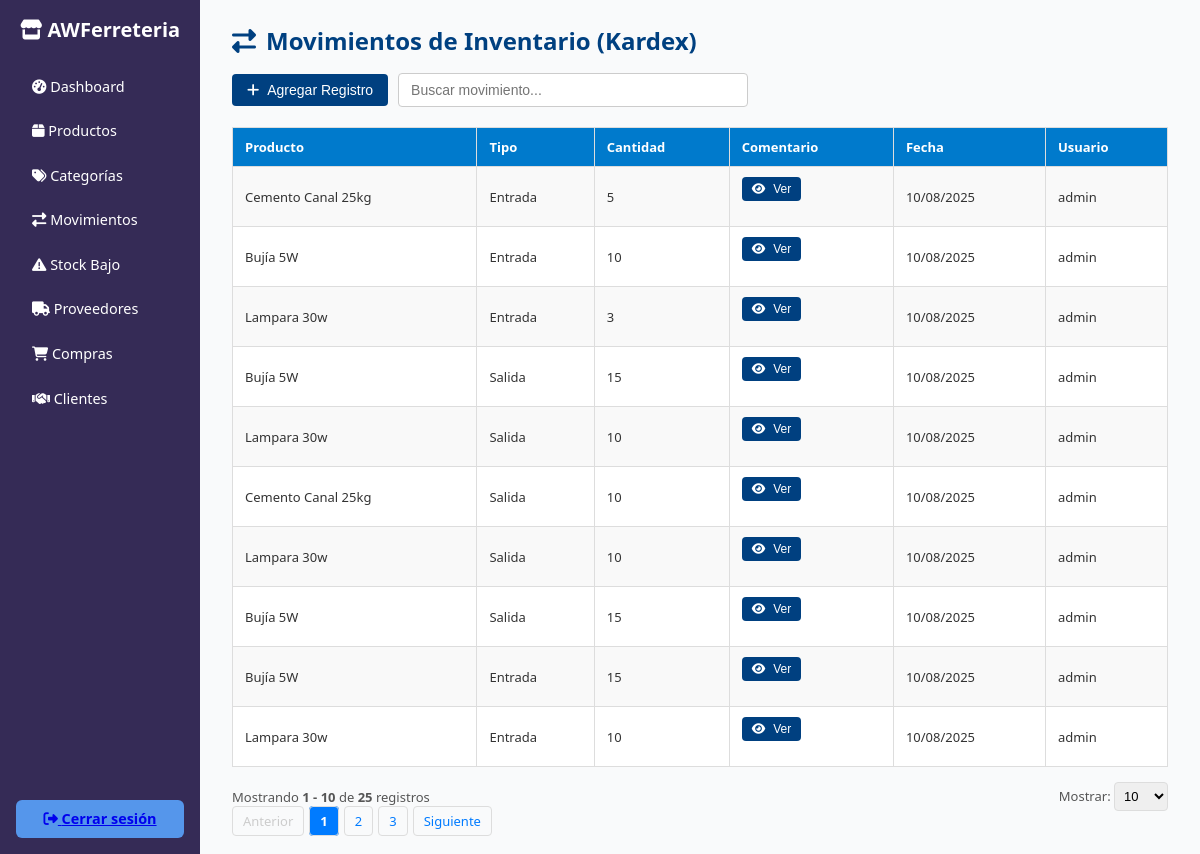
The app's page /inventario/movimientos.php (signed in), older data.
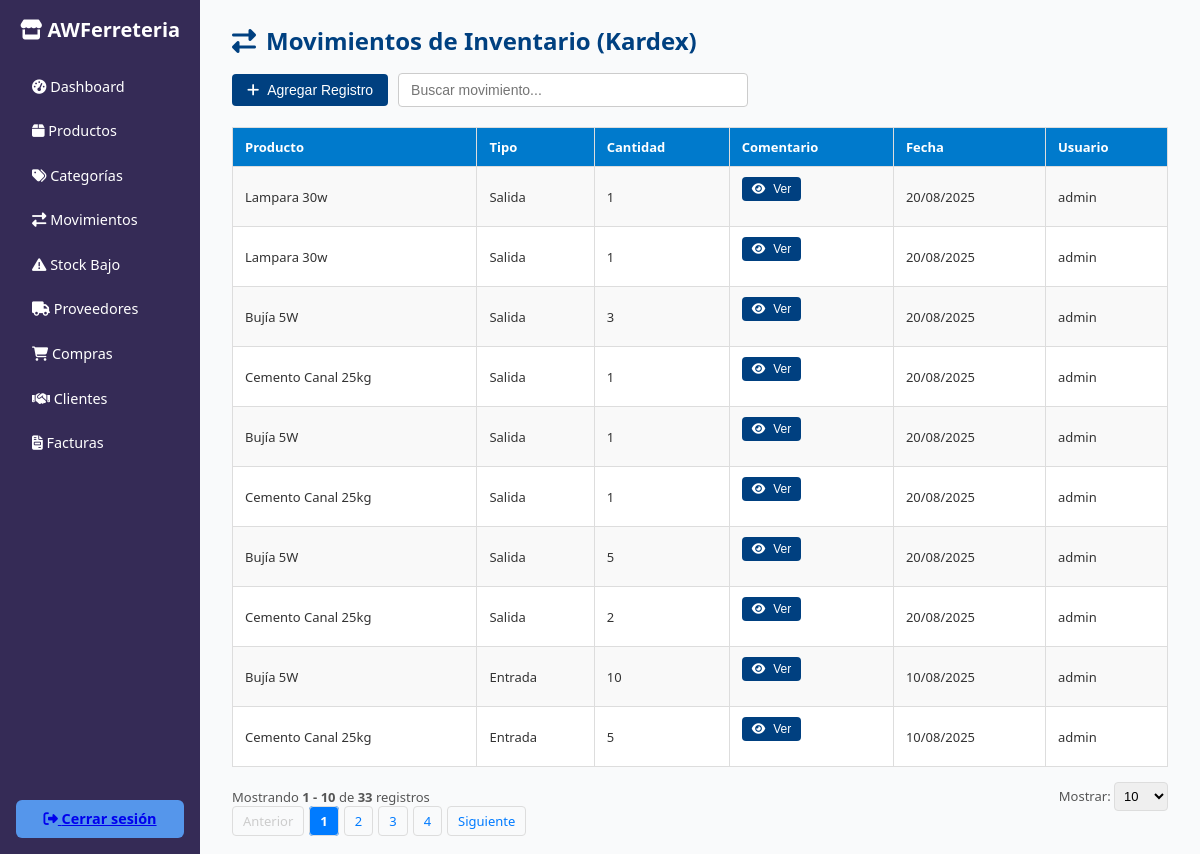
The same page, newer data.
### tables this page shows
CREATE TABLE `movimientos` (
  `idmovimiento` int(11) NOT NULL,
  `idproducto` int(11) NOT NULL,
  `tipo` enum('entrada','salida') NOT NULL,
  `cantidad` int(11) NOT NULL,
  `comentario` varchar(255) DEFAULT NULL,
  `fecha` datetime DEFAULT current_timestamp(),
  `idusuario` int(11) DEFAULT NULL,
  `Activo` bit(1) NOT NULL DEFAULT b'1'
);

CREATE TABLE `productos` (
  `idproducto` int(11) NOT NULL,
  `nombre` varchar(150) NOT NULL,
  `idcategoria` int(11) NOT NULL,
  `descripcion` text DEFAULT NULL,
  `stock` int(11) DEFAULT 0,
  `stock_minimo` int(11) DEFAULT 5,
  `precio` decimal(10,2) NOT NULL,
  `activo` bit(1) DEFAULT b'1',
  `usuarioregistra` int(11) DEFAULT NULL,
  `fecharegistro` datetime DEFAULT current_timestamp(),
  `usuarioactualiza` int(11) DEFAULT NULL,
  `fechaactualizacion` datetime DEFAULT NULL
);

CREATE TABLE `usuarios` (
  `idusuario` int(11) NOT NULL,
  `nombrecompleto` varchar(100) NOT NULL,
  `usuario` varchar(50) NOT NULL,
  `contrasena` varchar(255) NOT NULL,
  `correo` varchar(100) DEFAULT NULL,
  `telefono` varchar(20) DEFAULT NULL,
  `idrol` int(11) NOT NULL,
  `activo` bit(1) NOT NULL DEFAULT b'1',
  `usuarioregistra` int(11) NOT NULL,
  `fecharegistro` datetime NOT NULL DEFAULT current_timestamp(),
  `usuarioactualiza` int(11) DEFAULT NULL,
  `fechaactualizacion` datetime DEFAULT NULL ON UPDATE current_timestamp()
);

### config/seguridad.php (called while the page is built, shortened)
<?php
function obtenerMenusUsuario($idusuario) {
    $conn = getConnection();
    $menus = [];
    $sql = "SELECT usuario, clave FROM vista_permisos_menus WHERE idusuario = ? AND activo = b'1' ORDER BY usuario";
    $stmt = $conn->prepare($sql);
    $stmt->bind_param("i", $idusuario);
    $stmt->execute();
    $result = $stmt->get_result();
    while ($row = $result->fetch_assoc()) {
        $menus[] = $row;
    }
    return $menus;
}
?>

### inventario/movimientos.php (the view, shortened to what the changed rows need)
<?php
require_once('../config/seguridad.php');
$conn = getConnection();
$movimientos = [];
$totalRegistros = 0;
$pagina = isset($_GET['pagina']) ? (int)$_GET['pagina'] : 1;
$porPagina = isset($_GET['por_pagina']) ? (int)$_GET['por_pagina'] : 10;
$offset = ($pagina - 1) * $porPagina;
try {
    $sqlCount = "SELECT COUNT(*) as total FROM movimientos m
                 INNER JOIN productos p ON m.idproducto = p.idproducto
                 INNER JOIN usuarios u ON m.idusuario = u.idusuario";
    $stmtCount = $conn->query($sqlCount);
    $totalRegistros = $stmtCount->fetch_assoc()['total'];
    $totalPaginas = ceil($totalRegistros / $porPagina);
} catch (Exception $e) {
    $totalRegistros = 0;
    $totalPaginas = 1;
}
try {
    $sql = "SELECT m.idmovimiento, p.nombre AS producto, m.tipo, m.cantidad, m.comentario, m.fecha, u.usuario
            FROM movimientos m
            INNER JOIN productos p ON m.idproducto = p.idproducto
            INNER JOIN usuarios u ON m.idusuario = u.idusuario
            ORDER BY m.fecha DESC
            LIMIT ? OFFSET ?";
    $stmt = $conn->prepare($sql);
    $stmt->bind_param("ii", $porPagina, $offset);
    $stmt->execute();
    $result = $stmt->get_result();
    $movimientos = $result->fetch_all(MYSQLI_ASSOC);
} catch (Exception $e) {
    echo "Error al cargar movimientos: " . $e->getMessage();
}
?>
<!DOCTYPE html>
<html lang="es">
<head>
    <link rel="stylesheet" href="https://cdnjs.cloudflare.com/ajax/libs/font-awesome/6.4.0/css/all.min.css">
</head>
<body>
    <div class="container">
        <?php include('../includes/sidebar_inventario.php'); ?>
        <main class="main-content">
            <table id="tablaMovimientos">
                <thead>
                    <tr>
                        <th>Producto</th>
                        <th>Tipo</th>
                        <th>Cantidad</th>
                        <th>Comentario</th>
                        <th>Fecha</th>
                        <th>Usuario</th>
                    </tr>
                </thead>
                <tbody id="tbodyMovimientos">
                <?php if (!empty($movimientos)) : ?>
                    <?php foreach ($movimientos as $mov) : ?>
                    <tr>
                        <td><?= htmlspecialchars($mov['producto']) ?></td>
                        <td><?= ucfirst($mov['tipo']) ?></td>
                        <td><?= $mov['cantidad'] ?></td>
                        <td>
                            <button type="button" class="btn" style="padding: 5px 10px; font-size: 12px;"
                                    onclick="verComentario('<?= addslashes(htmlspecialchars($mov['comentario'])) ?>')">
                                <i class="fas fa-eye"></i> Ver
                            </button>
                        </td>
                        <td><?= date('d/m/Y', strtotime($mov['fecha'])) ?></td>
                        <td><?= $mov['usuario'] ?></td>
                    </tr>
                    <?php endforeach; ?>
                <?php else : ?>
                    <tr><td colspan="7">No hay movimientos registrados.</td></tr>
                <?php endif; ?>
                </tbody>
            </table>
            <?php if ($totalRegistros > 0): ?>
            <div class="pagination-container">
                <div>
                    Mostrando <strong><?= min($offset + 1, $totalRegistros) ?> - <?= min($offset + $porPagina, $totalRegistros) ?></strong>
                    de <strong><?= $totalRegistros ?></strong> registros
                </div>
                <div>
                    <label for="por_pagina">Mostrar: </label>
                    <select id="por_pagina" class="per-page-select" onchange="cambiarPorPagina(this.value)">
                        <option value="10" <?= $porPagina == 10 ? 'selected' : '' ?>>10</option>
                    </select>
                </div>
            </div>
            <ul class="pagination">
                <li><a href="?pagina=<?= max(1, $pagina - 1) ?>&por_pagina=<?= $porPagina ?>" class="<?= $pagina <= 1 ? 'disabled' : '' ?>">Anterior</a></li>
                <?php for ($i = 1; $i <= $totalPaginas; $i++): ?>
                    <li><a href="?pagina=<?= $i ?>&por_pagina=<?= $porPagina ?>" class="<?= $i == $pagina ? 'current' : '' ?>"><?= $i ?></a></li>
                <?php endfor; ?>
                <li><a href="?pagina=<?= min($totalPaginas, $pagina + 1) ?>&por_pagina=<?= $porPagina ?>" class="<?= $pagina >= $totalPaginas ? 'disabled' : '' ?>">Siguiente</a></li>
            </ul>
            <?php endif; ?>
        </main>
    </div>
</body>
</html>

### includes/sidebar_inventario.php (shortened to what the changed rows need)
<?php
require_once('../config/seguridad.php');
$idusuario = $_SESSION['idusuario'];
$menus = obtenerMenusUsuario($idusuario);
$clavesMenus = array_column($menus, 'clave');
?>
<aside class="sidebar">
    <h2><i class="fas fa-store"></i> AWFerreteria</h2>
    <nav>
        <a href="../admin/dashboard_admin.php"><i class="fas fa-tachometer-alt"></i> Dashboard</a>
        <?php if (in_array('2.1.productos', $clavesMenus)): ?>
            <a href="../inventario/productos.php"><i class="fas fa-box"></i> Productos</a>
        <?php endif; ?>
        <?php if (in_array('2.2.categorias', $clavesMenus)): ?>
            <a href="../inventario/categorias.php"><i class="fas fa-tags"></i> Categorías</a>
        <?php endif; ?>
        <?php if (in_array('2.3.movimientos', $clavesMenus)): ?>
            <a href="../inventario/movimientos.php"><i class="fas fa-exchange-alt"></i> Movimientos</a>
        <?php endif; ?>
        <?php if (in_array('2.4.stock_bajo', $clavesMenus)): ?>
            <a href="../inventario/stock_bajo.php"><i class="fas fa-exclamation-triangle"></i> Stock Bajo</a>
        <?php endif; ?>
        <?php if (in_array('2.5.proveedores', $clavesMenus)): ?>
            <a href="../proveedores/proveedores.php"><i class="fas fa-truck"></i> Proveedores</a>
        <?php endif; ?>
        <?php if (in_array('2.6.compras', $clavesMenus)): ?>
            <a href="../proveedores/compras.php"><i class="fas fa-shopping-cart"></i> Compras</a>
        <?php endif; ?>
        <?php if (in_array('2.7.clientes', $clavesMenus)): ?>
            <a href="../clientes/clientes.php"><i class="fas fa-handshake"></i> Clientes</a>
        <?php endif; ?>
        <?php if (in_array('2.8.facturas', $clavesMenus)): ?>
            <a href="../facturacion/facturas.php"><i class="fas fa-file-invoice"></i> Facturas</a>
        <?php endif; ?>
    </nav>
</aside>

Row changes from the older to the newer data that the page shows:
no longer on this page (row unchanged): movimientos: idproducto.nombre "Lampara 30w", tipo "Entrada", cantidad "3", fecha "10/08/2025", idusuario.usuario "admin"
no longer on this page (row unchanged): movimientos: idproducto.nombre "Bujía 5W", tipo "Salida", cantidad "15", fecha "10/08/2025", idusuario.usuario "admin"
no longer on this page (row unchanged): movimientos: idproducto.nombre "Lampara 30w", tipo "Salida", cantidad "10", fecha "10/08/2025", idusuario.usuario "admin"
no longer on this page (row unchanged): movimientos: idproducto.nombre "Cemento Canal 25kg", tipo "Salida", cantidad "10", fecha "10/08/2025", idusuario.usuario "admin"
no longer on this page (row unchanged): movimientos: idproducto.nombre "Lampara 30w", tipo "Salida", cantidad "10", fecha "10/08/2025", idusuario.usuario "admin"
no longer on this page (row unchanged): movimientos: idproducto.nombre "Bujía 5W", tipo "Salida", cantidad "15", fecha "10/08/2025", idusuario.usuario "admin"
no longer on this page (row unchanged): movimientos: idproducto.nombre "Bujía 5W", tipo "Entrada", cantidad "15", fecha "10/08/2025", idusuario.usuario "admin"
no longer on this page (row unchanged): movimientos: idproducto.nombre "Lampara 30w", tipo "Entrada", cantidad "10", fecha "10/08/2025", idusuario.usuario "admin"
added movimientos: idproducto.nombre "Lampara 30w", tipo "Salida", cantidad "1", fecha "20/08/2025", idusuario.usuario "admin"
added movimientos: idproducto.nombre "Lampara 30w", tipo "Salida", cantidad "1", fecha "20/08/2025", idusuario.usuario "admin"
added movimientos: idproducto.nombre "Bujía 5W", tipo "Salida", cantidad "3", fecha "20/08/2025", idusuario.usuario "admin"
added movimientos: idproducto.nombre "Cemento Canal 25kg", tipo "Salida", cantidad "1", fecha "20/08/2025", idusuario.usuario "admin"
added movimientos: idproducto.nombre "Bujía 5W", tipo "Salida", cantidad "1", fecha "20/08/2025", idusuario.usuario "admin"
added movimientos: idproducto.nombre "Cemento Canal 25kg", tipo "Salida", cantidad "1", fecha "20/08/2025", idusuario.usuario "admin"
added movimientos: idproducto.nombre "Bujía 5W", tipo "Salida", cantidad "5", fecha "20/08/2025", idusuario.usuario "admin"
added movimientos: idproducto.nombre "Cemento Canal 25kg", tipo "Salida", cantidad "2", fecha "20/08/2025", idusuario.usuario "admin"
shown differently, row unchanged: movimientos (number 9 of 10 on the later page): moves up the list
Text that changed along with them:
$totalRegistros: "25" → "33"
text now shown: "Facturas"
new list line: "4"
